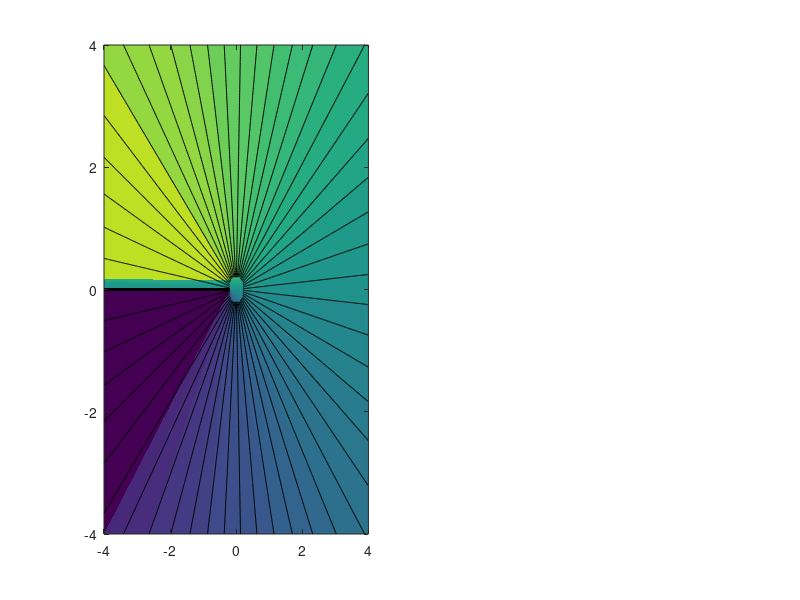

This figure's MATLAB source: (Note: this script raises an error after producing the figure.)
% potential_flows.m
% Visualize velocity potential (phi) and streamfunction (psi) for:
% 1) Uniform flow
% 2) Source/Sink flow
% 3) Vortex flow
%
% Select which flow type to plot using the FLOW_TYPE parameter below
% Author: Corrected version
% Date: 2025

clear; close all; clc;

%% SELECT FLOW TYPE TO PLOT
% Options: 'uniform', 'source', 'sink', 'vortex'
FLOW_TYPE = 'source';

%% Common grid setup
Nx = 300; Ny = 300;
Xlim = [-4 4];
Ylim = [-4 4];
x = linspace(Xlim(1), Xlim(2), Nx);
y = linspace(Ylim(1), Ylim(2), Ny);
[X, Y] = meshgrid(x, y);
r = sqrt(X.^2 + Y.^2);
theta = atan2(Y, X);

%% Physical parameters
U = 1.0;           % uniform flow speed (x-direction)
Q = 5.0;           % source/sink strength (positive = source, negative = sink)
Gamma = 3.0;       % circulation (vortex strength)

% Plotting settings
nContours = 50;
arrow_step = 15;   % subsample for quiver arrows

%%%%%%%%%%%%%%%%%%%%%%%%%%%%%%%%%%%%%%%%%%%%%%%%%%%%%%%%%%%%%%%%%%%%%%
%% UNIFORM FLOW
%%%%%%%%%%%%%%%%%%%%%%%%%%%%%%%%%%%%%%%%%%%%%%%%%%%%%%%%%%%%%%%%%%%%%%
if strcmp(FLOW_TYPE, 'uniform')
    % Velocity potential: phi = U * x
    % Streamfunction: psi = U * y
    
    phi = U * X;
    psi = U * Y;
    
    % Velocity components
    u = U * ones(size(X));
    v = zeros(size(Y));
    
    flow_name = 'Uniform Flow';
    
%%%%%%%%%%%%%%%%%%%%%%%%%%%%%%%%%%%%%%%%%%%%%%%%%%%%%%%%%%%%%%%%%%%%%%
%% SOURCE FLOW
%%%%%%%%%%%%%%%%%%%%%%%%%%%%%%%%%%%%%%%%%%%%%%%%%%%%%%%%%%%%%%%%%%%%%%
elseif strcmp(FLOW_TYPE, 'source')
    % Velocity potential: phi = (Q/(2*pi)) * ln(r)
    % Streamfunction: psi = (Q/(2*pi)) * theta
    
    phi = (Q/(2*pi)) * log(r);
    psi = (Q/(2*pi)) * theta;
    
    % Velocity components (radial flow from origin)
    u = (Q/(2*pi)) * (X ./ (r.^2 + 1e-10));
    v = (Q/(2*pi)) * (Y ./ (r.^2 + 1e-10));
    
    % Mask singularity at origin
    mask = r < 0.2;
    phi(mask) = NaN;
    psi(mask) = NaN;
    u(mask) = NaN;
    v(mask) = NaN;
    
    flow_name = 'Source Flow';
    
%%%%%%%%%%%%%%%%%%%%%%%%%%%%%%%%%%%%%%%%%%%%%%%%%%%%%%%%%%%%%%%%%%%%%%
%% SINK FLOW
%%%%%%%%%%%%%%%%%%%%%%%%%%%%%%%%%%%%%%%%%%%%%%%%%%%%%%%%%%%%%%%%%%%%%%
elseif strcmp(FLOW_TYPE, 'sink')
    % Sink is negative source
    Q_sink = -abs(Q);
    
    phi = (Q_sink/(2*pi)) * log(r);
    psi = (Q_sink/(2*pi)) * theta;
    
    % Velocity components (radial flow toward origin)
    u = (Q_sink/(2*pi)) * (X ./ (r.^2 + 1e-10));
    v = (Q_sink/(2*pi)) * (Y ./ (r.^2 + 1e-10));
    
    % Mask singularity
    mask = r < 0.2;
    phi(mask) = NaN;
    psi(mask) = NaN;
    u(mask) = NaN;
    v(mask) = NaN;
    
    flow_name = 'Sink Flow';
    
%%%%%%%%%%%%%%%%%%%%%%%%%%%%%%%%%%%%%%%%%%%%%%%%%%%%%%%%%%%%%%%%%%%%%%
%% VORTEX FLOW
%%%%%%%%%%%%%%%%%%%%%%%%%%%%%%%%%%%%%%%%%%%%%%%%%%%%%%%%%%%%%%%%%%%%%%
elseif strcmp(FLOW_TYPE, 'vortex')
    % Velocity potential: phi = -(Gamma/(2*pi)) * theta
    % Streamfunction: psi = (Gamma/(2*pi)) * ln(r)
    
    phi = -(Gamma/(2*pi)) * theta;
    psi = (Gamma/(2*pi)) * log(r);
    
    % Velocity components (tangential flow around origin)
    u = -(Gamma/(2*pi)) * (Y ./ (r.^2 + 1e-10));
    v = (Gamma/(2*pi)) * (X ./ (r.^2 + 1e-10));
    
    % Mask singularity
    mask = r < 0.2;
    phi(mask) = NaN;
    psi(mask) = NaN;
    u(mask) = NaN;
    v(mask) = NaN;
    
    flow_name = 'Vortex Flow';
else
    error('Unknown flow type. Choose: uniform, source, sink, or vortex')
end

%% Speed field for visualization
speed = sqrt(u.^2 + v.^2);
%% Speed field for visualization
speed = sqrt(u.^2 + v.^2);

%%%%%%%%%%%%%%%%%%%%%%%%%%%%%%%%%%%%%%%%%%%%%%%%%%%%%%%%%%%%%%%%%%%%%%
%% PLOTTING
%%%%%%%%%%%%%%%%%%%%%%%%%%%%%%%%%%%%%%%%%%%%%%%%%%%%%%%%%%%%%%%%%%%%%%

figure('Name', flow_name, 'NumberTitle', 'off', 'Position', [100 100 1200 500]);

% --- Left subplot: Streamfunction (psi) with velocity arrows ---
subplot(1, 2, 1)
contourf(X, Y, psi, nContours, 'LineStyle', 'none')
hold on
contour(X, Y, psi, nContours, 'LineColor', 'k', 'LineWidth', 0.3, 'LineStyle', '-')
colormap(parula)
colorbar
title(sprintf('Streamfunction \\psi — %s', flow_name), 'FontSize', 12, 'FontWeight', 'bold')
xlabel('x'); ylabel('y')
axis equal tight

% Overlay velocity vectors (quiver)
quiver(X(1:arrow_step:end, 1:arrow_step:end), Y(1:arrow_step:end, 1:arrow_step:end), ...
       u(1:arrow_step:end, 1:arrow_step:end), v(1:arrow_step:end, 1:arrow_step:end), 1.5, ...
       'LineWidth', 1, 'Color', 'w')
hold off

% --- Right subplot: Velocity potential (phi) with speed contours ---
subplot(1, 2, 2)
contourf(X, Y, phi, nContours, 'LineStyle', 'none')
hold on
contour(X, Y, phi, nContours, 'LineColor', 'k', 'LineWidth', 0.3, 'LineStyle', '-')
colormap(parula)
colorbar
title(sprintf('Velocity Potential \\phi — %s', flow_name), 'FontSize', 12, 'FontWeight', 'bold')
xlabel('x'); ylabel('y')
axis equal tight
hold off

% --- Print flow parameters to console ---
fprintf('\n%s\n', flow_name)
fprintf('================================\n')
switch FLOW_TYPE
    case 'uniform'
        fprintf('Freestream speed (U): %.2f\n', U)
    case 'source'
        fprintf('Source strength (Q): %.2f\n', Q)
    case 'sink'
        fprintf('Sink strength (Q): %.2f\n', -abs(Q))
    case 'vortex'
        fprintf('Circulation (Gamma): %.2f\n', Gamma)
end
fprintf('Grid size: %d x %d\n', Nx, Ny)
fprintf('Domain: [%.1f, %.1f] x [%.1f, %.1f]\n', Xlim(1), Xlim(2), Ylim(1), Ylim(2))
